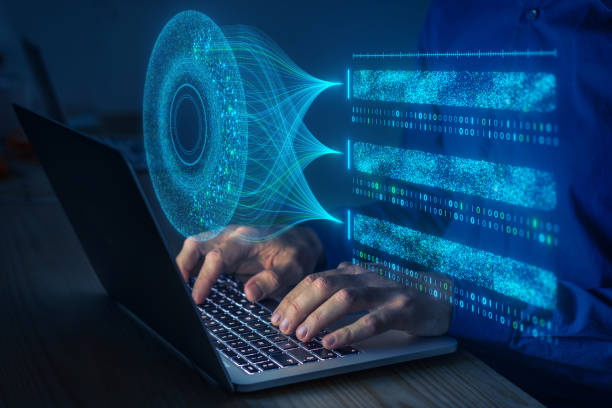
#> input picture Experiment 1 - Solutions by student/experiment-1/input/image.png, 612 x 408 px; its folder holds only this picture in this run
$ python main.py --image '../../Experiment 1 - Solutions by student/experiment-1/input/image.png'
#> lines starting #> are read from the running program, lines starting #| are printed output that depends on the picture; after the words box and inside, x2 and y2 are one past the last pixel; in counts of white or black regions, pixels touching at a corner belong together
### solution by rimsha (cu240251326-rimsha)/BTCS301P-AS06-master/src/io_utils.py
"""Input helpers and a deterministic scene with a known foreground mask."""

from __future__ import annotations

from pathlib import Path

import cv2
import numpy as np


def load_color_image(path: Path) -> np.ndarray:
    image = cv2.imread(str(path), cv2.IMREAD_COLOR)
    if image is None:
        raise FileNotFoundError(f"Could not read image: {path}")
    return image


# [32 lines left out: functions load_mask, create_demo_scene, not called in this run]

### solution by rimsha (cu240251326-rimsha)/BTCS301P-AS06-master/src/segmenters.py
"""Implementations of the segmentation techniques used in the experiment."""

from __future__ import annotations

import cv2
import numpy as np
from sklearn.cluster import MiniBatchKMeans


def preprocess(image: np.ndarray, kernel_size: int = 5) -> np.ndarray:
    if kernel_size < 1 or kernel_size % 2 == 0:
        raise ValueError("kernel_size must be a positive odd number")
    gray = cv2.cvtColor(image, cv2.COLOR_BGR2GRAY) if image.ndim == 3 else image.copy()
    return cv2.GaussianBlur(gray, (kernel_size, kernel_size), 0)


def _smaller_foreground(binary: np.ndarray) -> np.ndarray:
    """Treat the less common side of a binary split as foreground."""
    return cv2.bitwise_not(binary) if np.mean(binary > 0) > 0.5 else binary


def global_threshold(gray: np.ndarray, threshold: int = 127) -> np.ndarray:
    _, binary = cv2.threshold(gray, threshold, 255, cv2.THRESH_BINARY)
    return _smaller_foreground(binary)


def otsu_threshold(gray: np.ndarray) -> tuple[np.ndarray, float]:
    value, binary = cv2.threshold(gray, 0, 255, cv2.THRESH_BINARY + cv2.THRESH_OTSU)
    return _smaller_foreground(binary), float(value)


def adaptive_threshold(gray: np.ndarray, block_size: int = 301, constant: int = -5) -> np.ndarray:
    if block_size < 3 or block_size % 2 == 0:
        raise ValueError("block_size must be an odd number of at least 3")
    binary = cv2.adaptiveThreshold(
        gray, 255, cv2.ADAPTIVE_THRESH_GAUSSIAN_C, cv2.THRESH_BINARY, block_size, constant
    )
    return _smaller_foreground(binary)


def watershed_segmentation(image: np.ndarray) -> tuple[np.ndarray, np.ndarray]:
    gray = preprocess(image)
    binary, _ = otsu_threshold(gray)
    kernel = np.ones((3, 3), np.uint8)
    opened = cv2.morphologyEx(binary, cv2.MORPH_OPEN, kernel, iterations=2)
    sure_background = cv2.dilate(opened, kernel, iterations=3)
    distance = cv2.distanceTransform(opened, cv2.DIST_L2, 5)
    sure_foreground = np.zeros_like(opened)
    component_count, component_labels = cv2.connectedComponents(opened)
    for label in range(1, component_count):
        component = component_labels == label
        local_maximum = float(distance[component].max())
        sure_foreground[component & (distance >= 0.70 * local_maximum)] = 255
    unknown = cv2.subtract(sure_background, sure_foreground)

    _, markers = cv2.connectedComponents(sure_foreground)
    markers = markers + 1
    markers[unknown == 255] = 0
    markers = cv2.watershed(image.copy(), markers)

    mask = np.where(markers > 1, 255, 0).astype(np.uint8)
    view = image.copy()
    view[markers == -1] = (0, 0, 255)
    return mask, view


def kmeans_segmentation(
    image: np.ndarray, clusters: int = 4, random_state: int = 42
) -> tuple[np.ndarray, np.ndarray]:
    if clusters < 2:
        raise ValueError("clusters must be at least 2")
    pixels = image.reshape((-1, 3)).astype(np.float32)
    model = MiniBatchKMeans(
        n_clusters=clusters, random_state=random_state, n_init=5, batch_size=4096
    )
    labels = model.fit_predict(pixels)
    centers = np.clip(model.cluster_centers_, 0, 255).astype(np.uint8)
    quantized = centers[labels].reshape(image.shape)

    brightness = cv2.cvtColor(centers.reshape(1, -1, 3), cv2.COLOR_BGR2GRAY).ravel()
    gray = cv2.cvtColor(image, cv2.COLOR_BGR2GRAY)
    otsu_value, _ = cv2.threshold(gray, 0, 255, cv2.THRESH_BINARY + cv2.THRESH_OTSU)
    foreground_labels = np.flatnonzero(brightness > otsu_value)
    mask = np.where(
        np.isin(labels.reshape(image.shape[:2]), foreground_labels), 255, 0
    ).astype(np.uint8)
    mask = _smaller_foreground(mask)
    return quantized, mask

### solution by rimsha (cu240251326-rimsha)/BTCS301P-AS06-master/src/evaluation.py
"""Objective mask and boundary comparison metrics."""

from __future__ import annotations

import cv2
import numpy as np


# [20 lines left out: functions _boundary, boundary_f1, not called in this run]


def evaluate_mask(prediction: np.ndarray, truth: np.ndarray | None = None) -> dict[str, float | str]:
    predicted = prediction > 0
    metrics: dict[str, float | str] = {
        "foreground_ratio": round(float(predicted.mean()), 4),
        "accuracy": "N/A",
        "iou": "N/A",
        "dice": "N/A",
        "boundary_f1": "N/A",
    }
    if truth is None:
        return metrics

    actual = truth > 0
    intersection = int(np.logical_and(predicted, actual).sum())
    union = int(np.logical_or(predicted, actual).sum())
    total = predicted.size
    predicted_count = int(predicted.sum())
    actual_count = int(actual.sum())
    metrics.update(
        accuracy=round(float((predicted == actual).sum()) / total, 4),
        iou=round(intersection / union if union else 1.0, 4),
        dice=round(2 * intersection / (predicted_count + actual_count) if predicted_count + actual_count else 1.0, 4),
        boundary_f1=round(boundary_f1(prediction, truth), 4),
    )
    return metrics

### solution by rimsha (cu240251326-rimsha)/BTCS301P-AS06-master/main.py
"""Run and compare classical image-segmentation techniques."""

from __future__ import annotations

import argparse
import csv
import os
import tempfile
from pathlib import Path
from time import perf_counter

import cv2

os.environ.setdefault("MPLCONFIGDIR", str(Path(tempfile.gettempdir()) / "segmentation-mpl-cache"))
import matplotlib

matplotlib.use("Agg")
import matplotlib.pyplot as plt

from src.evaluation import evaluate_mask
from src.io_utils import create_demo_scene, load_color_image, load_mask
from src.segmenters import (
    adaptive_threshold,
    global_threshold,
    kmeans_segmentation,
    otsu_threshold,
    preprocess,
    watershed_segmentation,
)


def parse_args() -> argparse.Namespace:
    parser = argparse.ArgumentParser(description=__doc__)
    parser.add_argument("--image", type=Path, help="Input image; uses a demo scene if omitted")
    parser.add_argument("--ground-truth", type=Path, help="Optional binary ground-truth mask")
    parser.add_argument("--output", type=Path, default=Path("results"), help="Output directory")
    parser.add_argument("--clusters", type=int, default=4, help="Number of K-means color clusters")
    return parser.parse_args()


def timed(function, *args, **kwargs):
    start = perf_counter()
    value = function(*args, **kwargs)
    return value, (perf_counter() - start) * 1000.0


def save_comparison(images: list[tuple[str, object]], destination: Path) -> None:
    columns = 3
    rows = (len(images) + columns - 1) // columns
    figure, axes = plt.subplots(rows, columns, figsize=(12, 4 * rows))
    for axis, (title, image) in zip(axes.flat, images):
        if len(image.shape) == 2:
            axis.imshow(image, cmap="gray", vmin=0, vmax=255)
        else:
            axis.imshow(cv2.cvtColor(image, cv2.COLOR_BGR2RGB))
        axis.set_title(title)
        axis.axis("off")
    for axis in axes.flat[len(images) :]:
        axis.axis("off")
    figure.tight_layout()
    figure.savefig(destination, dpi=160, bbox_inches="tight")
    plt.close(figure)


def main() -> None:
    args = parse_args()
    if args.clusters < 2:
        raise ValueError("--clusters must be at least 2")

    if args.image:
        image = load_color_image(args.image)
#> in load_color_image, image is the input picture: shape (408, 612, 3); mean B, G, R 94.7, 59.2, 15.3
        truth = load_mask(args.ground_truth, image.shape[:2]) if args.ground_truth else None
        source_name = args.image.name
    else:
        image, truth = create_demo_scene()
        source_name = "generated benchmark scene"

    args.output.mkdir(parents=True, exist_ok=True)
    gray = preprocess(image)

    global_mask, global_ms = timed(global_threshold, gray)
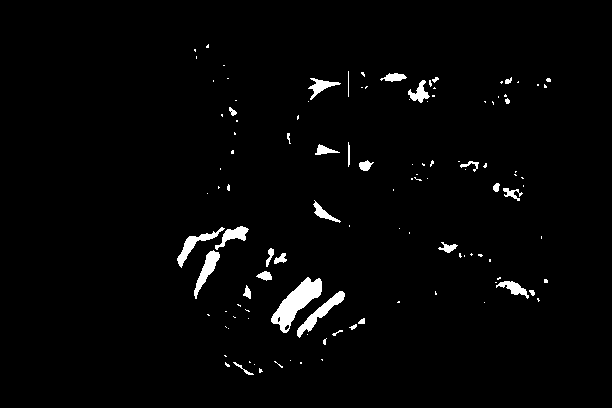
#> global_mask: shape (408, 612); 2.2% white; 116 white regions (84 under 20 px), largest, box (x1, y1, x2, y2) and area: (271, 277, 322, 333) 1161, (297, 291, 345, 338) 533, (194, 250, 220, 299) 426
#> global_ms = 1.03
    (otsu_mask, otsu_value), otsu_ms = timed(otsu_threshold, gray)
#> otsu_mask: shape (408, 612); 31% white; 122 white regions (75 under 20 px), largest, box (x1, y1, x2, y2) and area: (143, 9, 558, 309) 61378, (197, 258, 456, 384) 9039, (320, 292, 408, 349) 1299
#> otsu_value = 61; otsu_ms = 1.06
    adaptive_mask, adaptive_ms = timed(adaptive_threshold, gray)
#> adaptive_mask: shape (408, 612); 29.1% white; 180 white regions (113 under 20 px), largest, box (x1, y1, x2, y2) and area: (143, 9, 558, 305) 40105, (346, 209, 562, 344) 7338, (197, 275, 450, 385) 5745
#> adaptive_ms = 32.75
    (watershed_mask, watershed_view), watershed_ms = timed(watershed_segmentation, image)
#> in watershed_segmentation, `opened = cv2.morphologyEx(binary, cv2.MORPH_OPEN, kernel, iterations=2)`: opened: shape (408, 612); 28.7% white; 50 white regions, largest, box (x1, y1, x2, y2) and area: (143, 10, 557, 309) 58809, (267, 260, 401, 342) 4169, (220, 342, 386, 384) 2181
#> in watershed_segmentation, `sure_background = cv2.dilate(opened, kernel, iterations=3)`: sure_background: shape (408, 612); 37.8% white; 9 white regions, largest, box (x1, y1, x2, y2) and area: (140, 7, 560, 387) 90077, (276, 384, 429, 408) 2537, (536, 122, 554, 146) 352
#> in watershed_segmentation, `component_count, component_labels = cv2.connectedComponents(opened)`:
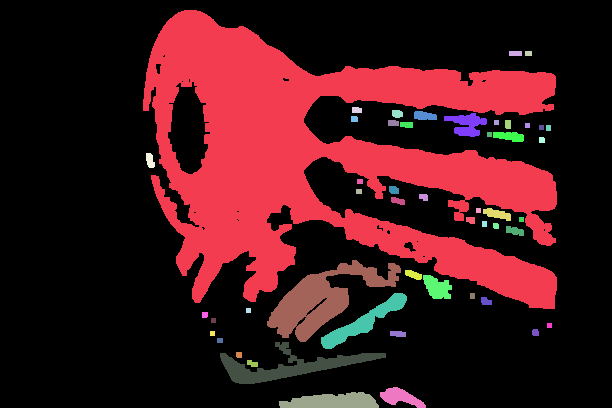
#> component_labels: shape (408, 612) int32; 51 distinct labels, from 0 to 50; one colour per label, 0 black
#> in watershed_segmentation, `component_count, component_labels = cv2.connectedComponents(opened)`: component_count = 51
#> the loop in watershed_segmentation, `for label in range(1, component_count):` made 50 passes
#> local_maximum on passes 1 to 12: 51, 3, 3, 3, 4, 5, 6.4, 3, 3, 3, 3, 3
#> after the loop in watershed_segmentation, `for label in range(1, component_count):`: sure_foreground: shape (408, 612); 1.6% white; 57 white regions (39 under 20 px), largest, box (x1, y1, x2, y2) and area: (224, 63, 278, 181) 2619, (281, 284, 321, 322) 383, (304, 403, 367, 408) 197
#> in watershed_segmentation, `unknown = cv2.subtract(sure_background, sure_foreground)`: unknown: shape (408, 612); 36.2% white; 9 white regions, largest, box (x1, y1, x2, y2) and area: (140, 7, 560, 387) 86353, (276, 384, 429, 408) 2286, (536, 122, 554, 146) 345
#> in watershed_segmentation, `_, markers = cv2.connectedComponents(sure_foreground)`: markers: shape (408, 612) int32; 58 distinct labels, from 0 to 57
#> in watershed_segmentation, `markers = markers + 1`: markers: shape (408, 612) int32; 58 distinct labels, from 1 to 58
#> in watershed_segmentation, `markers[unknown == 255] = 0`: markers: shape (408, 612) int32; 59 distinct labels, from 0 to 58
#> in watershed_segmentation, `markers = cv2.watershed(image.copy(), markers)`:
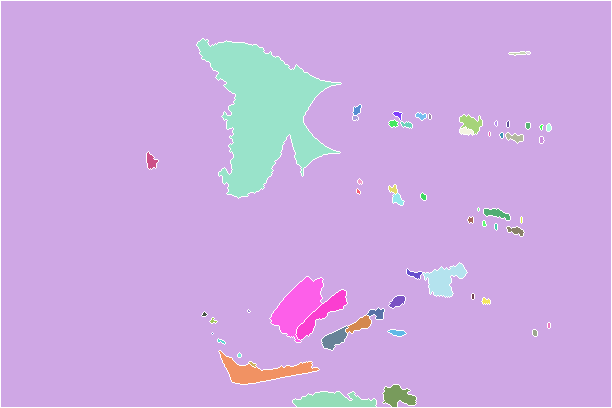
#> markers: shape (408, 612) int32; 59 distinct labels, from -1 to 58; one colour per label, 0 black, -1 white
#> in watershed_segmentation, `mask = np.where(markers > 1, 255, 0).astype(np.uint8)`: mask: shape (408, 612); 7.5% white; 50 white regions (22 under 20 px), largest, box (x1, y1, x2, y2) and area: (197, 39, 341, 198) 10822, (270, 277, 347, 342) 2422, (219, 351, 319, 384) 1170
#> in watershed_segmentation, `view[markers == -1] = (0, 0, 255)`:
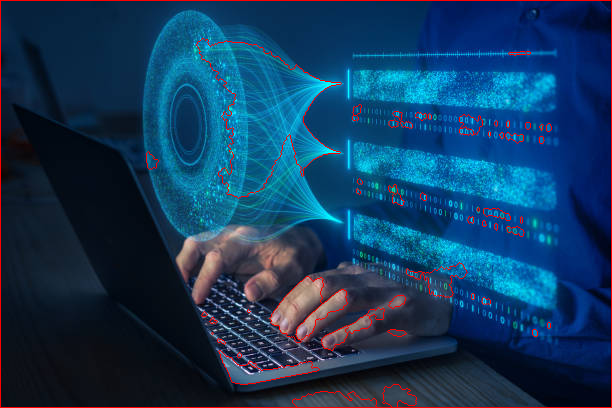
#> view: shape (408, 612, 3); 1.91% of pixels changed, all inside (x1, y1, x2, y2) = (0, 0, 612, 408)
#> watershed_ms = 384
    (kmeans_view, kmeans_mask), kmeans_ms = timed(kmeans_segmentation, image, args.clusters)
#> in kmeans_segmentation, `quantized = centers[labels].reshape(image.shape)`:
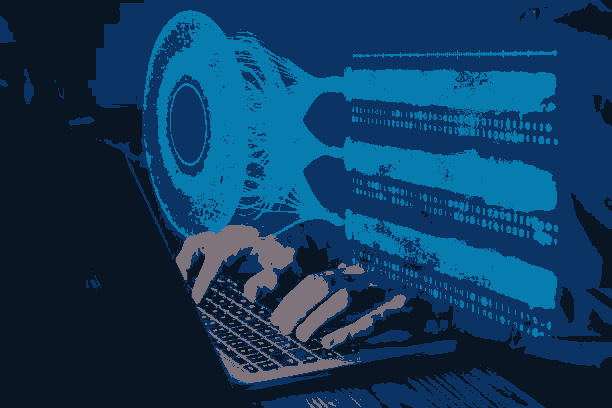
#> quantized: shape (408, 612, 3); mean B, G, R 93.1, 58, 15
#> in kmeans_segmentation, `otsu_value, _ = cv2.threshold(gray, 0, 255, cv2.THRESH_BINARY + cv2.TH..`: otsu_value = 64
#> in kmeans_segmentation, `foreground_labels = np.flatnonzero(brightness > otsu_value)`: foreground_labels = [2, 3]
#> in kmeans_segmentation, `mask = np.where( np.isin(labels.reshape(image.shape[:2]), foreground_l..`:
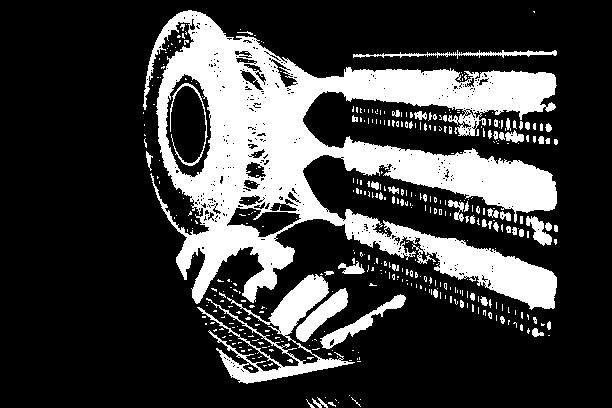
#> mask: shape (408, 612); 24% white; 415 white regions (351 under 20 px), largest, box (x1, y1, x2, y2) and area: (143, 10, 557, 310) 48297, (197, 274, 355, 384) 4079, (296, 288, 348, 342) 1013
#> kmeans_ms = 252.8

    results = {
        "global": (global_mask, global_ms),
        "otsu": (otsu_mask, otsu_ms),
        "adaptive": (adaptive_mask, adaptive_ms),
        "watershed": (watershed_mask, watershed_ms),
        "kmeans": (kmeans_mask, kmeans_ms),
    }

    cv2.imwrite(str(args.output / "input.png"), image)
    cv2.imwrite(str(args.output / "preprocessed.png"), gray)
    cv2.imwrite(str(args.output / "watershed.png"), watershed_view)
    cv2.imwrite(str(args.output / "kmeans_color.png"), kmeans_view)
    for name, (mask, _) in results.items():
        cv2.imwrite(str(args.output / f"{name}_mask.png"), mask)
#> this loop made 5 passes
#> name on passes 1 to 5: 'global', 'otsu', 'adaptive', 'watershed', 'kmeans'

    rows = []
    for name, (mask, elapsed_ms) in results.items():
        row = {"method": name, "milliseconds": round(elapsed_ms, 3)}
        row.update(evaluate_mask(mask, truth))
        rows.append(row)
#> this loop made 5 passes
#> (name, elapsed_ms) on passes 1 to 5: ('global', 1.03), ('otsu', 1.06), ('adaptive', 32.75), ('watershed', 384), ('kmeans', 252.8)
#> after the loop, rows = 5 items

    fields = ["method", "milliseconds", "foreground_ratio", "accuracy", "iou", "dice", "boundary_f1"]
    with (args.output / "metrics.csv").open("w", newline="", encoding="utf-8") as stream:
        writer = csv.DictWriter(stream, fieldnames=fields)
        writer.writeheader()
        writer.writerows(rows)

    save_comparison(
        [
            ("Input", image),
            ("Preprocessed", gray),
            ("Global", global_mask),
            (f"Otsu (T={otsu_value:.1f})", otsu_mask),
            ("Adaptive", adaptive_mask),
            ("Watershed", watershed_view),
            (f"K-means (K={args.clusters})", kmeans_view),
        ],
        args.output / "comparison.png",
    )
#> in save_comparison, `figure.savefig(destination, dpi=160, bbox_inches="tight")`:
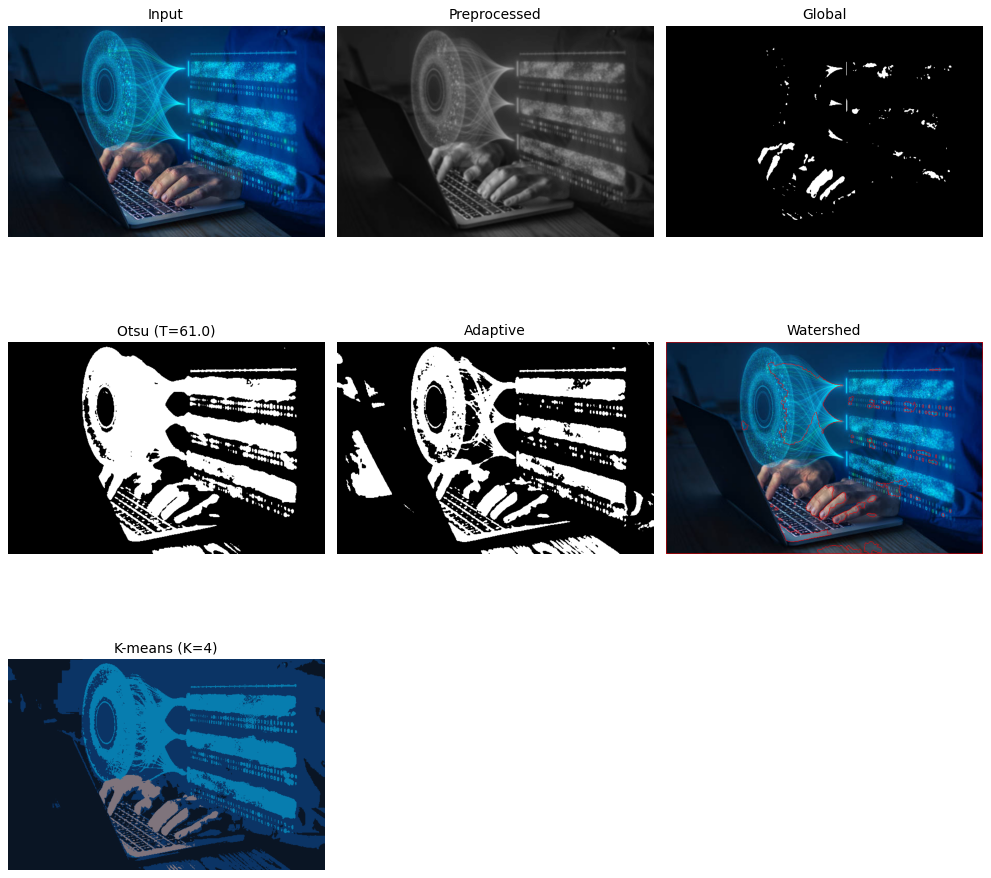
#> figure drawn by matplotlib, 7 panels

    print(f"Processed {source_name}. Results written to {args.output.resolve()}")
    for row in rows:
        score = "N/A" if row["iou"] == "N/A" else f"{row['iou']:.3f}"
        print(f"{row['method']:10s} {row['milliseconds']:9.3f} ms  IoU: {score}")
#> this loop made 5 passes
#| global         1.028 ms  IoU: N/A
#| otsu           1.059 ms  IoU: N/A
#| adaptive      32.749 ms  IoU: N/A
#| watershed    384.047 ms  IoU: N/A
#| kmeans       252.814 ms  IoU: N/A


if __name__ == "__main__":
    main()
